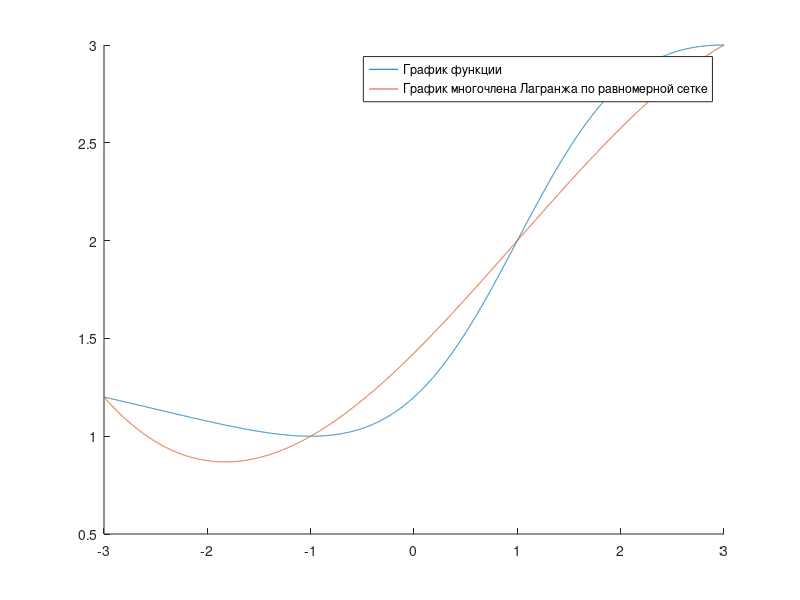
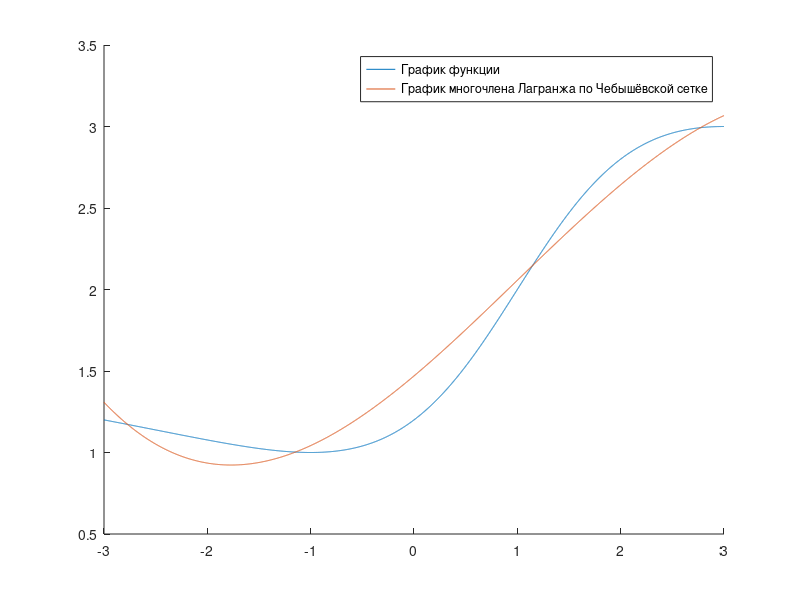
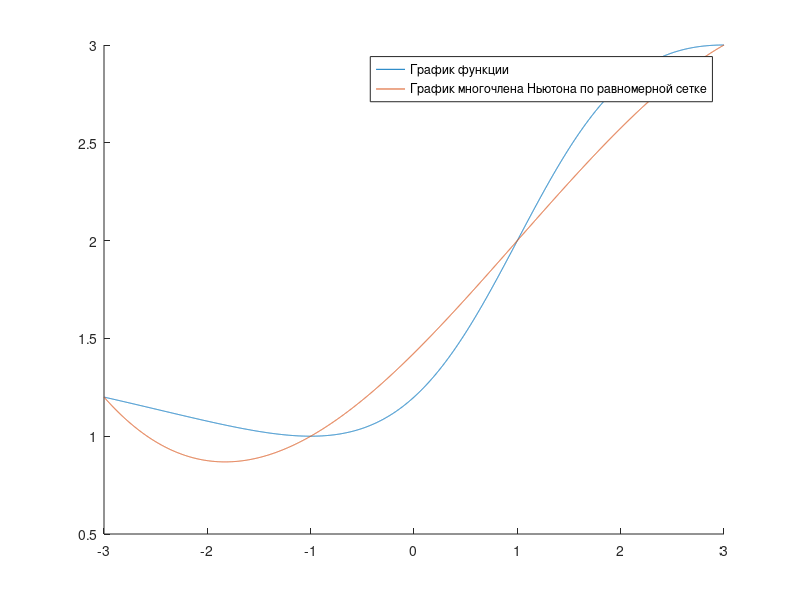
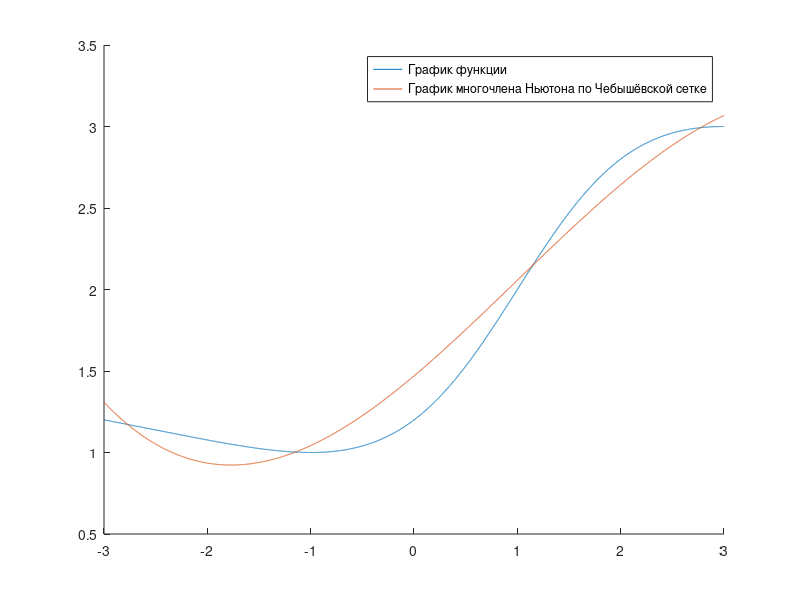

MATLAB code to generate these figures, in order:
disp("Running");
function y = func_val(x)
  y = (2 .* (x.^2) + 6) ./ (x.^2 - 2 .* x + 5);
end

xrnodes = [];
funcr = [];

a = -3;
b = 3;

for i = 0:3
  xrnodes(i + 1) = a + i * (b - a) / 3;
  funcr(i + 1) = func_val(xrnodes(i + 1));
end

xcnodes = [];
funcc = [];

for i = 0:3
  xcnodes(i + 1) = (a + b) / 2 + (b - a) / 2 * cos((2*i +1) / 8 * pi());
  funcc(i + 1) = func_val(xcnodes(i + 1));
end

function L = lagrange_interpolation(x, y, x_interp)

    n = length(x);
    L = 0;

    for i = 1:n
        L_i = 1;
        for j = 1:n
            if j != i
                L_i = L_i * (x_interp - x(j)) / (x(i) - x(j));
            end
        end
        L = L + y(i) * L_i;
    end
    return;
end

function P = newton_interpolation(x, y, x0)
    n = length(x);
    coeff = zeros(1, n);
    coeff(1) = y(1);

    for j = 2:n
        coeff(j) = (y(j) - newton_eval(coeff(1:j-1), x(1:j-1), x(j))) / prod(x(j) - x(1:j-1));
    end

    P = newton_eval(coeff, x, x0);
    return;
end

function P = newton_eval(coeff, x, x0)
    n = length(coeff);
    P = coeff(1);
    for k = 2:n
        term = coeff(k);
        for j = 1:k-1
            term = term * (x0 - x(j));
        end
        P = P + term;
    end
    return;
end

printf("j        f(xj)        Lr(xj)       |f(xj) - Lr(xj)|            Lc(xj)         |f(xj) - Lc(xj)|\n");
x = [(5*a + b)/6, (a + b)/2, (a + 5*b)/6];
for j = 1:3
  Lr = lagrange_interpolation(xrnodes, funcr, x(j));
  f = func_val(x(j));
  Lc = lagrange_interpolation(xcnodes, funcc, x(j));
  printf("%d      %f       %f      %f      %f      %f\n", j, f, Lr, abs(f - Lr), Lc, abs(f - Lc));
end

disp("\n");

printf("j        f(xj)        Pr(xj)         |f(xj) - Pr(xj)|            Pc(xj)         |f(xj) - Pc(xj)|\n");
for j = 1:3
  Lr = newton_interpolation(xrnodes, funcr, x(j));
  f = func_val(x(j));
  Lc = newton_interpolation(xcnodes, funcc, x(j));
  printf("%2d %10f %10f %10f %10f %10f\n", j, f, Lr, abs(f - Lr), Lc, abs(f - Lc));
end

x = [a:0.001:b];
y = func_val(x);
ylagrange_r = [];
for i = 1:length(x)
  ylagrange_r(i) = lagrange_interpolation(xrnodes, funcr, x(i));
end

figure;
hold on;

plot(x, y);
plot(x, ylagrange_r);
legend('График функции', 'График многочлена Лагранжа по равномерной сетке')
hold off;

ylagrange_c = [];
for i = 1:length(x)
  ylagrange_c(i) = lagrange_interpolation(xcnodes, funcc, x(i));
end

figure;
hold on;

plot(x, y);
plot(x, ylagrange_c);
legend('График функции', 'График многочлена Лагранжа по Чебышёвской сетке')
hold off;

ynewton_r = [];
for i = 1:length(x)
  ynewton_r(i) = newton_interpolation(xrnodes, funcr, x(i));
end

figure;
hold on;

plot(x, y);
plot(x, ynewton_r);
legend('График функции', 'График многочлена Ньютона по равномерной сетке')
hold off;

ynewton_c = [];
for i = 1:length(x)
  ynewton_c(i) = newton_interpolation(xcnodes, funcc, x(i));
end

figure;
hold on;
plot(x, y);
plot(x, ynewton_c)
legend('График функции', 'График многочлена Ньютона по Чебышёвской сетке')
hold off;

figure;
hold on;
plot(x, abs(y - ylagrange_r))
plot(x, abs(y - ylagrange_c))
legend('График погрешности интерполирования многочленом Лагранжа по равномерной сетке', 'График погрешности интерполирования многочленом Лагранжа по Чебышёвской сетке')
hold off;

figure;
hold on;

plot(x, abs(y - ynewton_r))
plot(x, abs(y - ynewton_c))
legend('График погрешности интерполирования многочленом Ньютона по равномерной сетке', 'График погрешности интерполирования многочленом Ньютона по Чебышёвской сетке')
hold off;

